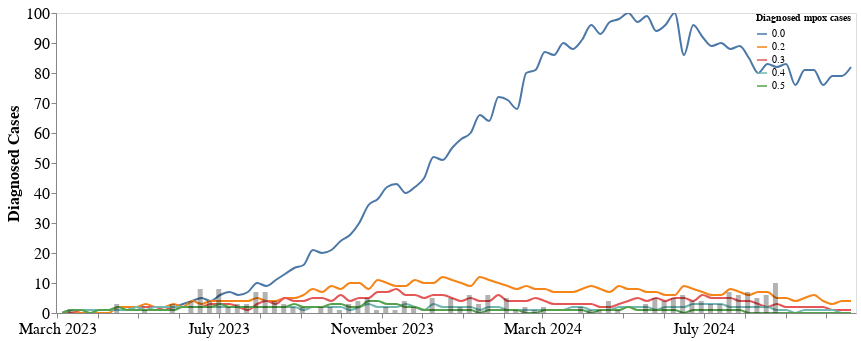

Here is the notebook cell this chart was saved with:
### Code cell
stream_graph_all =  alt.Chart(long_prop_iso_df, title = "").mark_line(interpolate='monotone', opacity = 1 ,color = "#f58518", clip = True).encode(
    alt.X('date:T', axis=alt.Axis(title="",tickCount = "month", grid=False,format="%B %Y")),
    alt.Y('value',axis=alt.Axis(title="Diagnosed Cases", grid=False, labelFontSize = 16),stack = False),

    alt.Color('variable:N',legend=alt.Legend(title= "Diagnosed mpox cases",offset = -100, labelFontSize = 10, titleFontSize = 10)),


).properties(
    width=800,
    height=300
)

stream_graph_all + cases_bar

### Figure 1 — Vega-Lite specification as saved in the notebook (floating-point values rounded to 4 significant figures; data arrays with more than 128 entries replaced by an {"elided": "..."} marker saying what was removed)
{"config": {"view": {"continuousWidth": 400, "continuousHeight": 300}}, "layer": [{"data": {"name": "data-3be8e644500846d10f43a4f82b371b43"}, "mark": {"type": "line", "clip": true, "color": "#f58518", "interpolate": "monotone", "opacity": 1}, "encoding": {"color": {"field": "variable", "legend": {"labelFontSize": 10, "offset": -100, "title": "Diagnosed mpox cases", "titleFontSize": 10}, "type": "nominal"}, "x": {"axis": {"format": "%B %Y", "grid": false, "tickCount": "month", "title": ""}, "field": "date", "type": "temporal"}, "y": {"axis": {"grid": false, "labelFontSize": 16, "title": "Diagnosed Cases"}, "field": "value", "stack": false, "type": "quantitative"}}, "height": 300, "title": "", "width": 800}, {"data": {"name": "data-fb138dd0048f9fddac0a6d762cea6025"}, "mark": {"type": "bar", "clip": true, "color": "black", "interpolate": "monotone", "opacity": 0.3}, "encoding": {"x": {"axis": {"format": "%B %Y", "grid": false, "labelFontSize": 16, "tickCount": "month", "title": ""}, "field": "date", "type": "temporal"}, "y": {"axis": {"grid": false, "title": "Diagnosed Cases", "titleFontSize": 16}, "field": "Empirical # of diagnosed cases", "stack": false, "type": "quantitative"}}, "height": 300, "title": "", "width": 800}], "$schema": "https://vega.github.io/schema/vega-lite/v4.17.0.json", "datasets": {"data-3be8e644500846d10f43a4f82b371b43": {"elided": "430 records"}, "data-fb138dd0048f9fddac0a6d762cea6025": [{"date": "2023-03-04T00:00:00", "Empirical # of diagnosed cases": 0}, {"date": "2023-03-11T00:00:00", "Empirical # of diagnosed cases": 1}, {"date": "2023-03-18T00:00:00", "Empirical # of diagnosed cases": 0}, {"date": "2023-03-25T00:00:00", "Empirical # of diagnosed cases": 0}, {"date": "2023-04-01T00:00:00", "Empirical # of diagnosed cases": 0}, {"date": "2023-04-08T00:00:00", "Empirical # of diagnosed cases": 0}, {"date": "2023-04-15T00:00:00", "Empirical # of diagnosed cases": 3}, {"date": "2023-04-22T00:00:00", "Empirical # of diagnosed cases": 0}, {"date": "2023-04-29T00:00:00", "Empirical # of diagnosed cases": 0}, {"date": "2023-05-06T00:00:00", "Empirical # of diagnosed cases": 1}, {"date": "2023-05-13T00:00:00", "Empirical # of diagnosed cases": 0}, {"date": "2023-05-20T00:00:00", "Empirical # of diagnosed cases": 0}, {"date": "2023-05-27T00:00:00", "Empirical # of diagnosed cases": 3}, {"date": "2023-06-03T00:00:00", "Empirical # of diagnosed cases": 0}, {"date": "2023-06-10T00:00:00", "Empirical # of diagnosed cases": 4}, {"date": "2023-06-17T00:00:00", "Empirical # of diagnosed cases": 8}, {"date": "2023-06-24T00:00:00", "Empirical # of diagnosed cases": 4}, {"date": "2023-07-01T00:00:00", "Empirical # of diagnosed cases": 8}, {"date": "2023-07-08T00:00:00", "Empirical # of diagnosed cases": 2}, {"date": "2023-07-15T00:00:00", "Empirical # of diagnosed cases": 3}, {"date": "2023-07-22T00:00:00", "Empirical # of diagnosed cases": 3}, {"date": "2023-07-29T00:00:00", "Empirical # of diagnosed cases": 7}, {"date": "2023-08-05T00:00:00", "Empirical # of diagnosed cases": 7}, {"date": "2023-08-12T00:00:00", "Empirical # of diagnosed cases": 4}, {"date": "2023-08-19T00:00:00", "Empirical # of diagnosed cases": 3}, {"date": "2023-08-26T00:00:00", "Empirical # of diagnosed cases": 2}, {"date": "2023-09-02T00:00:00", "Empirical # of diagnosed cases": 2}, {"date": "2023-09-09T00:00:00", "Empirical # of diagnosed cases": 0}, {"date": "2023-09-16T00:00:00", "Empirical # of diagnosed cases": 2}, {"date": "2023-09-23T00:00:00", "Empirical # of diagnosed cases": 2}, {"date": "2023-09-30T00:00:00", "Empirical # of diagnosed cases": 1}, {"date": "2023-10-07T00:00:00", "Empirical # of diagnosed cases": 3}, {"date": "2023-10-14T00:00:00", "Empirical # of diagnosed cases": 4}, {"date": "2023-10-21T00:00:00", "Empirical # of diagnosed cases": 5}, {"date": "2023-10-28T00:00:00", "Empirical # of diagnosed cases": 1}, {"date": "2023-11-04T00:00:00", "Empirical # of diagnosed cases": 2}, {"date": "2023-11-11T00:00:00", "Empirical # of diagnosed cases": 1}, {"date": "2023-11-18T00:00:00", "Empirical # of diagnosed cases": 4}, {"date": "2023-11-25T00:00:00", "Empirical # of diagnosed cases": 2}, {"date": "2023-12-02T00:00:00", "Empirical # of diagnosed cases": 0}, {"date": "2023-12-09T00:00:00", "Empirical # of diagnosed cases": 5}, {"date": "2023-12-16T00:00:00", "Empirical # of diagnosed cases": 0}, {"date": "2023-12-23T00:00:00", "Empirical # of diagnosed cases": 5}, {"date": "2023-12-30T00:00:00", "Empirical # of diagnosed cases": 2}, {"date": "2024-01-06T00:00:00", "Empirical # of diagnosed cases": 6}, {"date": "2024-01-13T00:00:00", "Empirical # of diagnosed cases": 3}, {"date": "2024-01-20T00:00:00", "Empirical # of diagnosed cases": 6}, {"date": "2024-01-27T00:00:00", "Empirical # of diagnosed cases": 0}, {"date": "2024-02-03T00:00:00", "Empirical # of diagnosed cases": 5}, {"date": "2024-02-10T00:00:00", "Empirical # of diagnosed cases": 1}, {"date": "2024-02-17T00:00:00", "Empirical # of diagnosed cases": 2}, {"date": "2024-02-24T00:00:00", "Empirical # of diagnosed cases": 1}, {"date": "2024-03-02T00:00:00", "Empirical # of diagnosed cases": 2}, {"date": "2024-03-09T00:00:00", "Empirical # of diagnosed cases": 0}, {"date": "2024-03-16T00:00:00", "Empirical # of diagnosed cases": 0}, {"date": "2024-03-23T00:00:00", "Empirical # of diagnosed cases": 0}, {"date": "2024-03-30T00:00:00", "Empirical # of diagnosed cases": 2}, {"date": "2024-04-06T00:00:00", "Empirical # of diagnosed cases": 1}, {"date": "2024-04-13T00:00:00", "Empirical # of diagnosed cases": 1}, {"date": "2024-04-20T00:00:00", "Empirical # of diagnosed cases": 4}, {"date": "2024-04-27T00:00:00", "Empirical # of diagnosed cases": 1}, {"date": "2024-05-04T00:00:00", "Empirical # of diagnosed cases": 0}, {"date": "2024-05-11T00:00:00", "Empirical # of diagnosed cases": 0}, {"date": "2024-05-18T00:00:00", "Empirical # of diagnosed cases": 3}, {"date": "2024-05-25T00:00:00", "Empirical # of diagnosed cases": 5}, {"date": "2024-06-01T00:00:00", "Empirical # of diagnosed cases": 4}, {"date": "2024-06-08T00:00:00", "Empirical # of diagnosed cases": 5}, {"date": "2024-06-15T00:00:00", "Empirical # of diagnosed cases": 6}, {"date": "2024-06-22T00:00:00", "Empirical # of diagnosed cases": 4}, {"date": "2024-06-29T00:00:00", "Empirical # of diagnosed cases": 4}, {"date": "2024-07-06T00:00:00", "Empirical # of diagnosed cases": 3}, {"date": "2024-07-13T00:00:00", "Empirical # of diagnosed cases": 3}, {"date": "2024-07-20T00:00:00", "Empirical # of diagnosed cases": 7}, {"date": "2024-07-27T00:00:00", "Empirical # of diagnosed cases": 6}, {"date": "2024-08-03T00:00:00", "Empirical # of diagnosed cases": 7}, {"date": "2024-08-10T00:00:00", "Empirical # of diagnosed cases": 5}, {"date": "2024-08-17T00:00:00", "Empirical # of diagnosed cases": 6}, {"date": "2024-08-24T00:00:00", "Empirical # of diagnosed cases": 10}]}}
